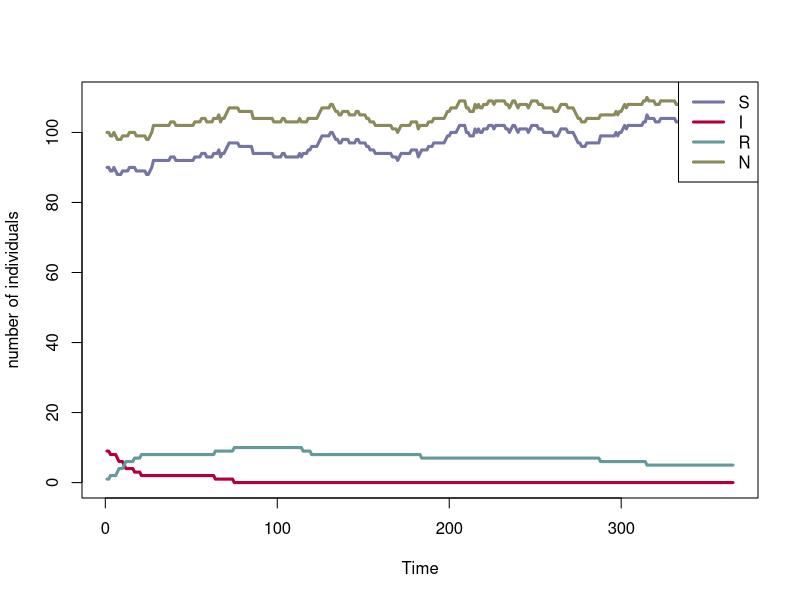

Write the R code that produced this figure.

## This is a simple SIR simulator to play with
## Copyright: Amy Dighe 2018

## beta: individual rate of infection
## alpha: birth rate; defaults to 0
## mu: death rate; defaults to 0

sir_sim <- function(beta, omega, sigma = 1 / 20, alpha = 0, mu = 0, 
                    ini_S = 100, ini_I = 1, ini_R = 0,
                    duration = 365) {

    ## This function checks that rates have acceptable values.
    check_rate <- function(r) {
        if (is.null(r)) stop("rate is NULL")
        if (!is.finite(r)) stop("rate is not a finite number:", r)
        if (r < 0) stop("rate is negative:", r)
    }

    
    ## Make a few checks of inputs
    check_rate(beta)
    check_rate(alpha)
    check_rate(mu)
    check_rate(duration)
    
    
    ## This function changes a rate lambda into a probability p, using:
    ## p = 1 - exp(-lambda)
    
    r2p <- function(r) {
        check_rate(r)
        p <- 1 - exp(-r)
        return(p)
    }

    alpha_prob <- r2p(alpha)
    mu_prob <- r2p(mu)
    beta_prob <- r2p(beta)
    sigma_prob <- r2p(sigma)
    omega_prob <- r2p(omega)

    #stay_S_prob <- 1 - (mu_prob + beta_prob)
    #stay_I_prob <- 1 - (mu_prob + sigma_prob)
    #stay_R_prob <- 1 - (mu_prob + omega_prob)


    ## defining outflows etc.

    #outflow_R <- data.frame(waned = 0, dead = 0)
    #outflow_S <- data.frame(infected = 0, dead = 0)
    #outflow_I <- data.frame(recovered = 0, dead = 0)

    S <- I <- R <- N <- integer(duration)
    S[1] <- ini_S
    I[1] <- ini_I
    R[1] <- ini_R 
    N[1]  <- S[1] + I[1] + R[1]

    
    ## For clarity we structure the code in terms of what leaves compartments,
    ## whenever this applies. When individuals can leave a compartment through
    ## different competing processes, the strategy is:

    ## i) draw number of individuals leaving using a binomial distribution

    ## ii) decide where they go using a multinomial distribution

    ## iii) update the respective compartments accordingly

    i <- 1
    while ((N[i] > 0) && (i < duration)) {
        ## increment time step
        i <- i + 1
        
        ## birth process: any new individual will enter 'S'
        
        new_births <- rpois(1, N[i - 1] * alpha)
        
        
        ## individuals leaving 'S', either by becoming 'I' (new infections) or
        ## dying

        if (N[i - 1] == 0) {
            message("N is zero at iteration ", i-1)
        }
        rate_infection <- beta * I[i - 1] / N[i - 1]
        outflow_S <- rbinom(1, S[i - 1],
                            prob = r2p(rate_infection + mu))            
        S[i] <- S[i - 1] + new_births - outflow_S
        new_infectious <- rmultinom(1, size = outflow_S,
                                    prob = c(rate_infection, mu))[1]

        
        ## individuals leaving 'I', either by becoming 'R' (new recovered) or
        ## dying
        
        outflow_I <- rbinom(1, I[i - 1], prob = r2p(sigma + mu)) 
        I[i] <- I[i - 1] + new_infectious - outflow_I
        new_recovered <- rmultinom(1, outflow_I, prob = c(sigma, mu))[1]


        ## individuals leaving 'R', either by becoming 'S' (waning immunity) or
        ## dying
        
        outflow_R <- rbinom(1, R[i-1], prob = r2p(omega + mu))
        new_waned <- rmultinom(1, outflow_R, prob = c(omega, mu)[1])
        R[i] <- R[i - 1] + new_recovered - outflow_R  
        S[i] <- S[i] + new_waned

        ## update the current population size
        N[i]  <- S[i] + I[i] + R[i]
        
    } # end of the while loop
    


    ## put results into shape and return
    time <- seq_len(i)

    out <- data.frame(time,
                      S[time],
                      I[time],
                      R[time],
                      N[time])

    class(out) <- c("sir_sim", "data.frame")
    return(out)
    
}



## plot method for sir_sim objects

plot.sir_sim <- function(x, ...) {
    sirn_colors <- c("#7575a3", "#b3003b", "#669999", "#8a8a5c")
    
    matplot(x = x$time, y = x[, -1], type = "l", lty = 1, lwd = 3,
            xlab = "Time", ylab = "number of individuals", col = sirn_colors)

    legend("topright", lwd = 3, lty = 1,
           col = sirn_colors, bg = "white",
           legend = c("S", "I", "R", "N"))

}






## example

out <- sir_sim(ini_S = 90, ini_I = 9, ini_R = 1, alpha = 0.002, mu = 0.002,
               beta = 0.01, omega = 0.0002)

plot(out)



